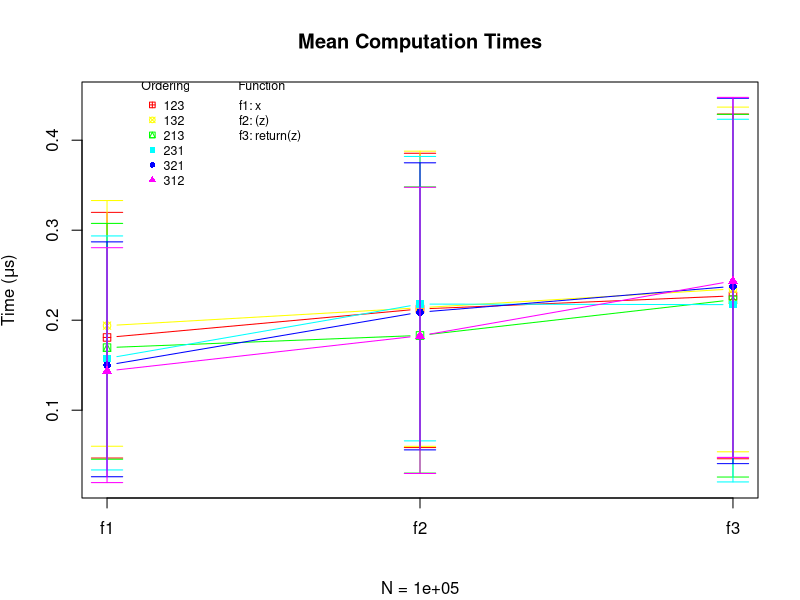
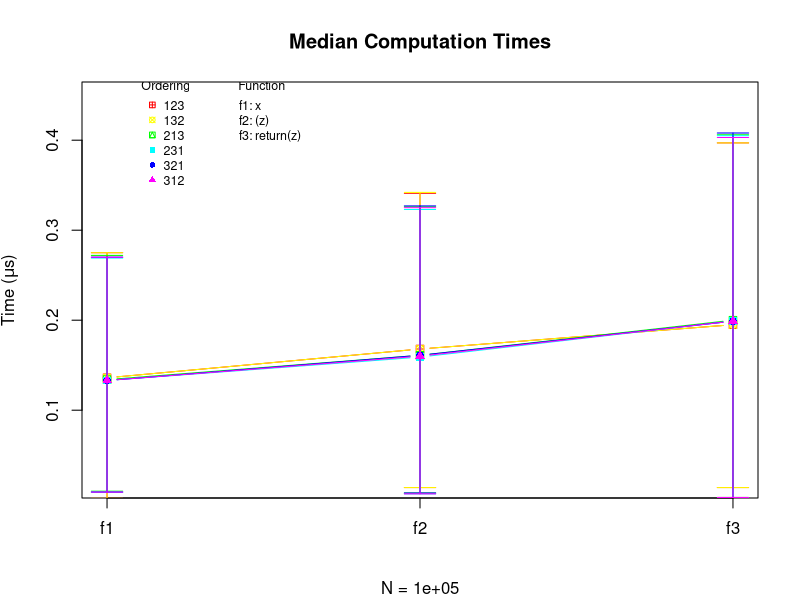

Source code (R) for these figures, in order:
############
# Compares the speed of different ways for returning a value of a user-defined functions
############
setwd("~/projects/r_return_bench/")
library(microbenchmark)


###### define functions ######
f1 <- function(z) z
f2 <- function(z) (z)
f3 <- function(z) return (z)

nsims <- 1e5
x <- 1

###### perform benchmarks ######
# try all orderings to see if microbenchmark is exchangable (order invariant)
mb1 <- summary(microbenchmark(f1(x), f2(x), f3(x), times = nsims, unit = "us"))
mb2 <- summary(microbenchmark(f1(x), f3(x), f2(x), times = nsims, unit = "us"))
mb3 <- summary(microbenchmark(f2(x), f1(x), f3(x), times = nsims, unit = "us"))
mb4 <- summary(microbenchmark(f2(x), f3(x), f1(x), times = nsims, unit = "us"))
mb5 <- summary(microbenchmark(f3(x), f2(x), f1(x), times = nsims, unit = "us"))
mb6 <- summary(microbenchmark(f3(x), f1(x), f2(x), times = nsims, unit = "us"))

###### restructure data ######
lmb <- list(mb1, mb2, mb3, mb4, mb5, mb6)
# sort rows for plotting purposes
lmb_sort <- lapply(lmb, FUN = function(mb) mb[order(as.character(mb$expr)),])

###### plot ######
ymin <- min(sapply(lmb, FUN = function(mb) min(mb$mean - mb$lq)))
ymax <- max(sapply(lmb, FUN = function(mb) max(mb$mean + mb$uq)))
mycols <- rainbow(length(lmb_sort))
mypchs <- 11 + 1:length(lmb_sort)

# means
pdf("./img/return_benchmarks_mean.pdf", height = 5, width = 6)
plot(NA, xlim = c(1, nrow(lmb_sort[[1]])), ylim = c(ymin, ymax),
     xaxt = "n", xlab = "",
     ylab = substitute(paste("Time (", mu, "s)")),
     sub = paste0("N = ", nsims),
     main = "Mean Computation Times")
axis(1, at = 1:nrow(lmb_sort[[1]]), labels = paste0("f", 1:nrow(lmb_sort[[1]])))
for (idx in 1:length(lmb_sort)) {
  smb_i <- lmb_sort[[idx]]
  points(smb_i$mean, col = mycols[idx], pch = mypchs[idx], type = 'b')
  # error bars
  segments(x0 = 1:nrow(smb_i), y0 = smb_i$mean - smb_i$lq, 
           x1 = 1:nrow(smb_i), y1 = smb_i$mean + smb_i$uq,
           col = mycols[idx])
  segments(x0 = 1:nrow(smb_i) - 0.05, y0 = smb_i$mean - smb_i$lq, 
           x1 = 1:nrow(smb_i) + 0.05, y1 = smb_i$mean - smb_i$lq,
           col = mycols[idx])
  segments(x0 = 1:nrow(smb_i) - 0.05, y0 = smb_i$mean + smb_i$uq, 
           x1 = 1:nrow(smb_i) + 0.05, y1 = smb_i$mean + smb_i$uq,
           col = mycols[idx])
}
legend(x = 1.1, y = ymax + 0.025, legend = c("123", "132", "213", "231", "321", "312"), 
       bty = 'n', col = mycols, pch = mypchs, title = "Ordering", cex = 0.75)
legend(x = 1.35, y = ymax + 0.025, legend = c("f1: x", "f2: (z)", "f3: return(z)"), 
       bty = 'n', title = "Function", cex = 0.75)
dev.off()

# median
pdf("./img/return_benchmarks_med.pdf", height = 5, width = 6)
plot(NA, xlim = c(1, nrow(lmb_sort[[1]])), ylim = c(ymin, ymax),
     xaxt = "n", xlab = "",
     ylab = substitute(paste("Time (", mu, "s)")),
     sub = paste0("N = ", nsims),
     main = "Median Computation Times")
axis(1, at = 1:nrow(lmb_sort[[1]]), labels = paste0("f", 1:nrow(lmb_sort[[1]])))
for (idx in 1:length(lmb_sort)) {
  smb_i <- lmb_sort[[idx]]
  points(smb_i$median, col = mycols[idx], pch = mypchs[idx], type = 'b')
  # error bars
  segments(x0 = 1:nrow(smb_i), y0 = smb_i$median - smb_i$lq, 
           x1 = 1:nrow(smb_i), y1 = smb_i$median + smb_i$uq,
           col = mycols[idx])
  segments(x0 = 1:nrow(smb_i) - 0.05, y0 = smb_i$median - smb_i$lq, 
           x1 = 1:nrow(smb_i) + 0.05, y1 = smb_i$median - smb_i$lq,
           col = mycols[idx])
  segments(x0 = 1:nrow(smb_i) - 0.05, y0 = smb_i$median + smb_i$uq, 
           x1 = 1:nrow(smb_i) + 0.05, y1 = smb_i$median + smb_i$uq,
           col = mycols[idx])
}
legend(x = 1.1, y = ymax + 0.025, legend = c("123", "132", "213", "231", "321", "312"), 
       bty = 'n', col = mycols, pch = mypchs, title = "Ordering", cex = 0.75)
legend(x = 1.35, y = ymax + 0.025, legend = c("f1: x", "f2: (z)", "f3: return(z)"), 
       bty = 'n', title = "Function", cex = 0.75)
dev.off()








